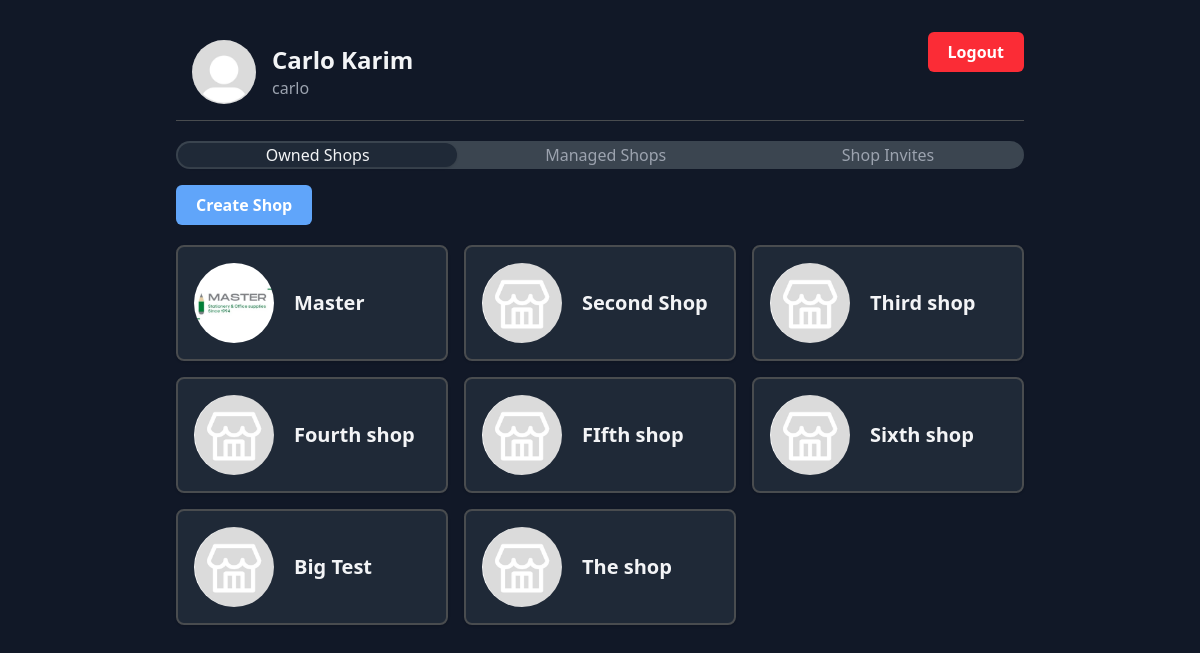
The app's page /home/owned-shops/ (signed in), older data.
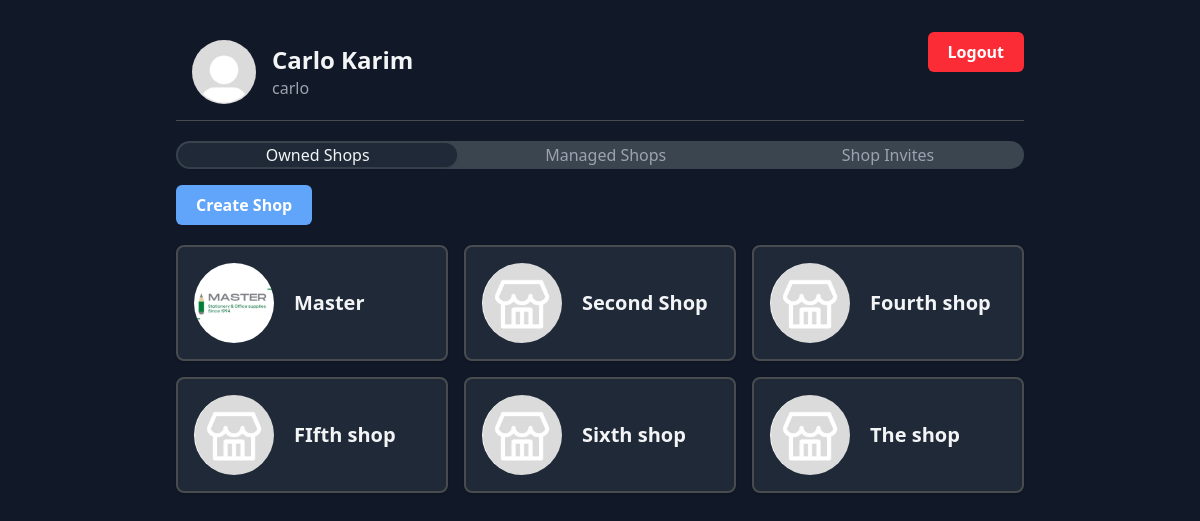
The same page, newer data.
### pos/models.py (models this page shows, shortened)
class Shop(models.Model):
    name = models.CharField(max_length=100)
    owner = models.ForeignKey(User, on_delete=models.CASCADE, related_name="shops")
    managers = models.ManyToManyField(User, through='ShopManager')
    created_at = models.DateTimeField(auto_now_add=True)
    logo = models.ImageField(upload_to="logos/", null=True, blank=True)
    slug = models.SlugField(unique=True, blank=True)
    discount_percentage = models.DecimalField(max_digits=4, decimal_places=2, default=0)
    tax_percentage = models.DecimalField(max_digits=4, decimal_places=2, default=0)
    currency_code = models.CharField(max_length=10) # Examples: EGP, $, ect...
    def get_logo_url(self):
        if self.logo:
            return self.logo.url
        return "/media/defaults/logo.jpg"

### pos/views.py (the view)
# urls.py: path('home/owned-shops/', views.owned_shops, name='owned_shops'),
@login_required
@require_http_methods(["GET", "POST"])
def owned_shops(request):
    if not request.user.is_authenticated:
        return redirect('login')
    owned_shops = request.user.shops.all()
    return render(request, "pos/home/owned_shops.html", {'owned_shops': owned_shops,})

### pos/models.py (called while the page is built)
    def get_pfp_url(self):
        if self.pfp:
            return self.pfp.url
        return "/media/defaults/pfp.jpg"

### pos/templates/pos/home/owned_shops.html (shortened to what this page needs)
{% extends 'pos/home/home_base.html' %}
{% block content %}
    {% if user.can_create_shops %}
        <form action="{% url 'create_shop' %}" method="post">
            <button type="submit" class="bg-primary text-primary-text hover:bg-primary-hover rounded-md cursor-pointer font-semibold py-2 px-5">Create Shop</button>
        </form>
    {% endif %}
    <div class="mt-5 grid grid-cols-1 sm:grid-cols-2 md:grid-cols-3 gap-4">
        {% for shop in owned_shops %}
            <a href="{% url 'dashboard' shop.slug %}" class="bg-surface border-2 border-border hover:border-primary hover:border-2 p-4 rounded-lg shadow-sm flex flex-col justify-center items-center">
                <div class="flex w-full justify-start items-center gap-5">
                    <img src="{{ shop.get_logo_url }}" alt="Shop logo" class="h-20 w-20 rounded-full">
                    <div class="flex flex-col">
                        <span class="text-text font-semibold text-xl">{{ shop.name }}</span>
                    </div>
                </div>
            </a>
        {% endfor %}
    </div>
{% endblock %}

Row changes from the older to the newer data that the page shows:
no longer on this page (row edited): Shop: name "Third shop"
no longer on this page (row edited): Shop: name "Big Test"
